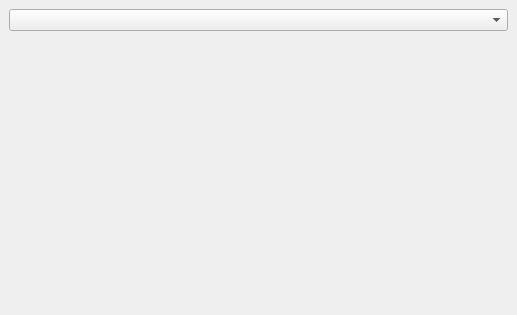
<?xml version="1.0" encoding="UTF-8"?>
<ui version="4.0">
 <class>MainWindow</class>
 <widget class="QMainWindow" name="MainWindow">
  <property name="geometry">
   <rect>
    <x>0</x>
    <y>0</y>
    <width>517</width>
    <height>315</height>
   </rect>
  </property>
  <property name="windowTitle">
   <string>MainWindow</string>
  </property>
  <property name="tabShape">
   <enum>QTabWidget::Rounded</enum>
  </property>
  <widget class="QWidget" name="centralwidget">
   <layout class="QVBoxLayout" name="verticalLayout">
    <item>
     <widget class="QComboBox" name="comboBox"/>
    </item>
    <item alignment="Qt::AlignHCenter">
     <widget class="QWidget" name="widget" native="true"/>
    </item>
   </layout>
  </widget>
 </widget>
 <resources/>
 <connections/>
</ui>
